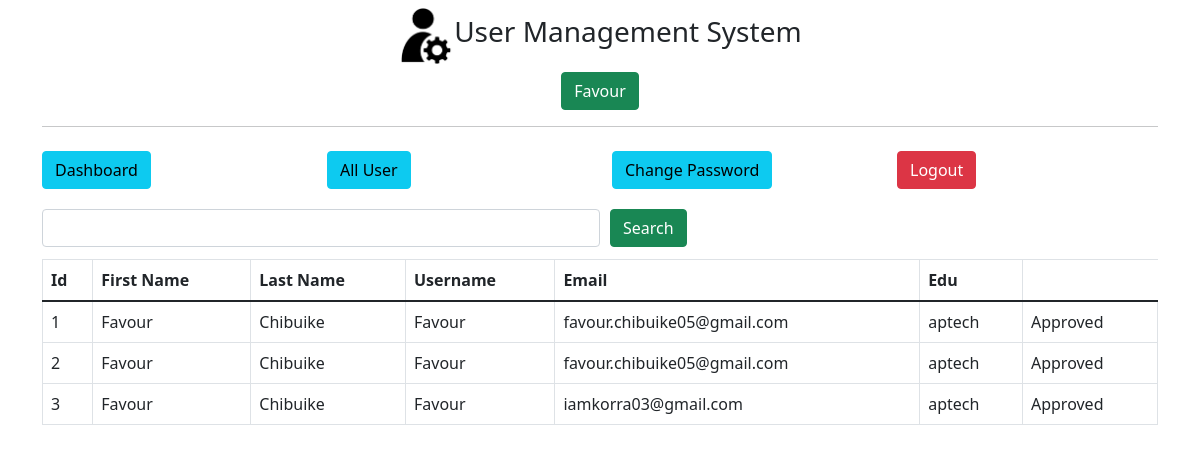
/admin/get-all-user (signed in), run on the app's committed database.
### main.py (models this page shows, shortened)
class User(db.Model):
    id = db.Column(db.Integer, primary_key=True)
    fname = db.Column(db.String(255), nullable=False)
    lname = db.Column(db.String(255), nullable=False)
    email = db.Column(db.String(255), nullable=False)
    username = db.Column(db.String(255), nullable=False)
    edu = db.Column(db.String(255), nullable=False)
    password = db.Column(db.String(255), nullable=False)
    status = db.Column(db.Integer, default=0, nullable=False)

### main.py (the view)
@app.route('/admin/get-all-user', methods=["POST", "GET"])
def adminGetAllUser():
    if not session.get('admin_id'):
        return redirect('/admin/')
    if request.method == "POST":
        search = request.form.get('search')
        users = User.query.filter(User.username.like('%'+search+'%')).all()
        return render_template('admin/all-user.html', title='Approve User', users=users)
    else:
        users = User.query.all()
        return render_template('admin/all-user.html', title='Approve User', users=users)

### templates/admin/all-user.html
{% extends "admin/layout.html"%}
{% block content %}
<div class="container">
    {% include 'admin/navbar.html' %}
    <div class="my-2">
        <form action="" method="POST" style="width:100%">
            <div class="d-flex align-items-center">
                <input type="text" name="search" id="search" class="form-control my-1 w-50">
                <button type="submit" class="btn btn-success " style="margin-left:10px;">Search</button>
            </div>
        </form>
    </div>
    <div class="my-2">
        <div class="table-responsive">
            <table class="table table-bordered">
                <thead>
                    <tr>
                        <th>Id</th>
                        <th>First Name</th>
                        <th>Last Name</th>
                        <th>Username</th>
                        <th>Email</th>
                        <th>Edu</th>
                    </tr>
                </thead>
                <tbody>
                    {% for user in users %}
                    <tr>
                        <td>{{user.id}}</td>
                        <td>{{user.fname}}</td>
                        <td>{{user.lname}}</td>
                        <td>{{user.username}}</td>
                        <td>{{user.email}}</td>
                        <td>{{user.edu}}</td>
                        <td>
                            {% if user.status == 1 %}
                            Approved
                            {% else %}
                            <a href="/admin/approve-user/{{user.id}}">
                                <button class="btn btn-warning">Approve</button>
                            </a>
                            {% endif %}
                        </td>
                    </tr>
                    {% endfor %}
                </tbody>
            </table>
        </div>
    </div>
</div>
{% endblock content %}

### data on the page
User: id "1", fname "Favour", lname "Chibuike", username "Favour", email "favour.chibuike05@gmail.com", edu "aptech", status "Approved"
User: id "2", fname "Favour", lname "Chibuike", username "Favour", email "favour.chibuike05@gmail.com", edu "aptech", status "Approved"
User: id "3", fname "Favour", lname "Chibuike", username "Favour", email "iamkorra03@gmail.com", edu "aptech", status "Approved"

### other printed values
{{ session.admin_name }} "Favour"
